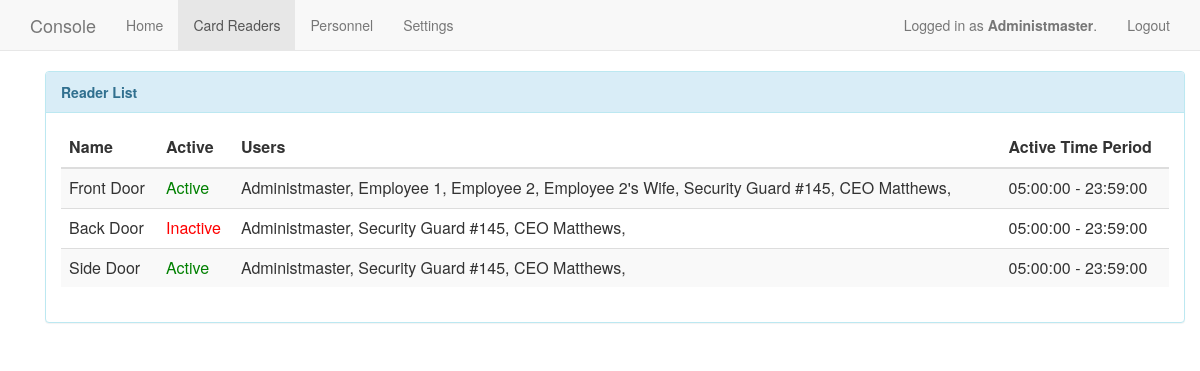
Page /readers (signed in) on the committed database.
### app/models.py (models this page shows, shortened)
class User(db.Model):
    id = db.Column(db.Integer, primary_key=True)
    username = db.Column(db.String(64), nullable=False)
    access = db.Column(db.Integer, nullable=False)
    cardid = db.Column(db.String(64), nullable=False)
    facid = db.Column(db.String(64), nullable=False)
    password = db.Column(db.String(64), nullable=False)
    @property
    def is_authenticated(self):
        return True

class Reader(db.Model):
    id = db.Column(db.Integer, primary_key=True)
    name = db.Column(db.String(64), nullable=False)
    active = db.Column(db.Boolean, nullable=False)
    users = db.Column(db.String(128), nullable=False)
    starttime = db.Column(db.Time, nullable=False)
    endtime = db.Column(db.Time, nullable=False)

### app/views.py (the view)
@app.route("/readers")
@login_required
def readers():
	readers = Reader.query.all()
	users = User.query.all()
	if g.user.access != 99:
		flash("You are not logged in as a user capable of viewing settings. Please log in as admin.")
		return redirect("/index")
	return render_template("readers.html", title="Card Readers", readers=readers, users=users, user=g.user, navigation=navigation)

### app/views.py (called while the page is built)
@app.before_request
def before_request():
	g.user = current_user

@lm.user_loader
def load_user(id):
	return User.query.get(int(id))

### app/templates/readers.html
{% extends "base.html" %}
{% block content %}
	<div class="container">
		{% if user.access == 99 %}
		<div class="panel panel-info">
		    <div class="panel-heading"><strong>Reader List</strong></div>
		    <div class="panel-body">
				<table class="table table-striped">
					<thead>
						<tr>
							<th>Name</th>
							<th>Active</th>
							<th>Users</th>
							<th>Active Time Period</th>
						</tr>
					</thead>
					<tbody>
					{% for reader in readers %}
						<tr>
							<td>{{ reader.name }}</td>
							{% if reader.active %}
							<td style="color:green">Active</td>
							{% else %}
							<td style="color:red">Inactive</td>
							{% endif %}
							<td>
							{% for readeruser in reader.users %}
								{% for user in users %}
									{% if user.id|int() == readeruser|int() %}
										{{ user.username }},
									{% endif %}
								{% endfor %}
							{% endfor %}
							</td>
							<td>
								{{ reader.starttime }} - {{ reader.endtime}}
							</td>
						</tr>
					{% endfor %}
					</tbody>
				</table>
			</div>
		</div>
		{% endif %}
	</div>
{% endblock %}

### app/templates/base.html (shortened to what this page needs)
<html>
	<head>
		<link href="/static/css/bootstrap.min.css?q=123456" rel="stylesheet" media="screen">
	</head>
	<body>
		<nav class="navbar navbar-default navbar-static-top">
			<div class="container">
				<div class="navbar-header">
					<a class="navbar-brand" href="#">Console</a>
				</div>
				<div>
					<ul class="nav navbar-nav">
					{% for navitem in navigation %}
					{% if navitem.name == title %}
						<li class="active">
					{% else %}
						<li>
					{% endif %}
						<a href="{{ navitem.link }}">{{ navitem.name }}</a></li>
					{% endfor %}
					</ul>
				</div>
				<ul id="usernav" class="nav navbar-nav navbar-right">
					{% if user is defined %}
						<li style="vertical-align:center">
							<a href="#">Logged in as {% if g.user.access == 99 %}<strong>{{ user.username }}</strong>{% else %}{{ user.username }}{% endif %}.</a>
						</li>
						<li>
							<a href="{{ url_for('logout') }}">Logout</a>
						</li>
					{% endif %}
				</ul>
			</div>
		</nav>
		<div class="container">
		{% block content%}{% endblock %}
		</div>
	</body>
</html>

### rows in the picture
User: username "Administmaster"
Reader: name "Front Door", active "Active", starttime "05:00:00", endtime "23:59:00"
User: username "Employee 1"
User: username "Employee 2"
User: username "Employee 2's Wife"
User: username "Security Guard #145"
User: username "CEO Matthews"
Reader: name "Back Door", active "Inactive", starttime "05:00:00", endtime "23:59:00"
Reader: name "Side Door", active "Active", starttime "05:00:00", endtime "23:59:00"

### other values in the picture
{{ navitem.name }} "Home" "Card Readers" "Personnel" "Settings"
